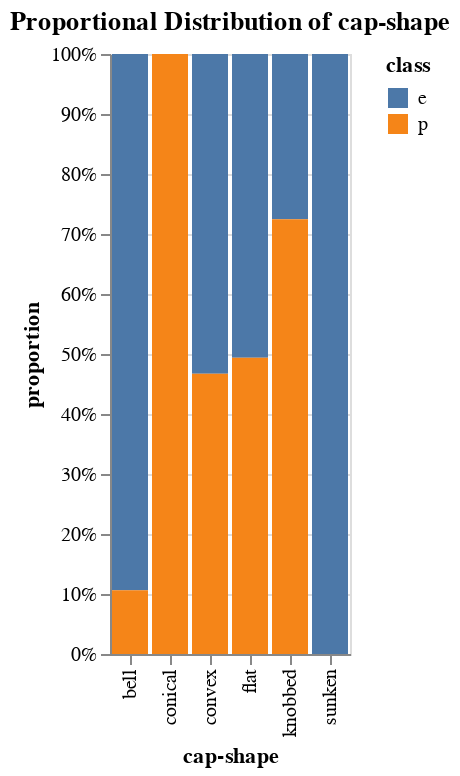
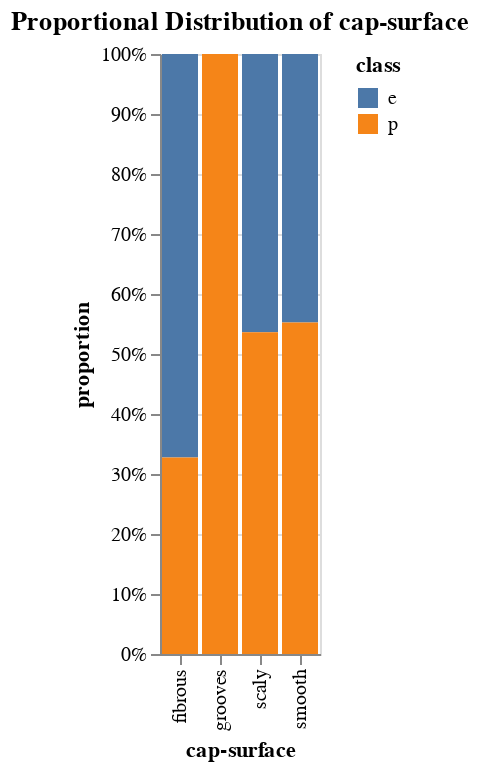
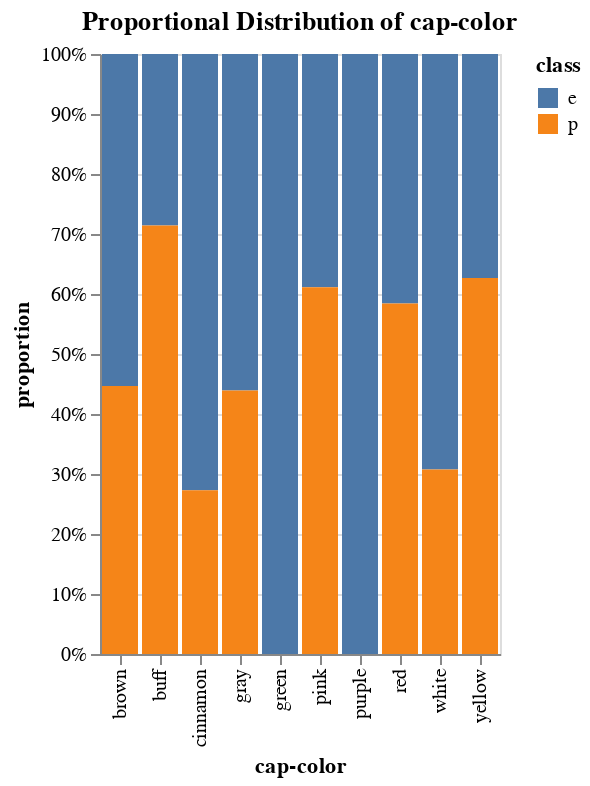
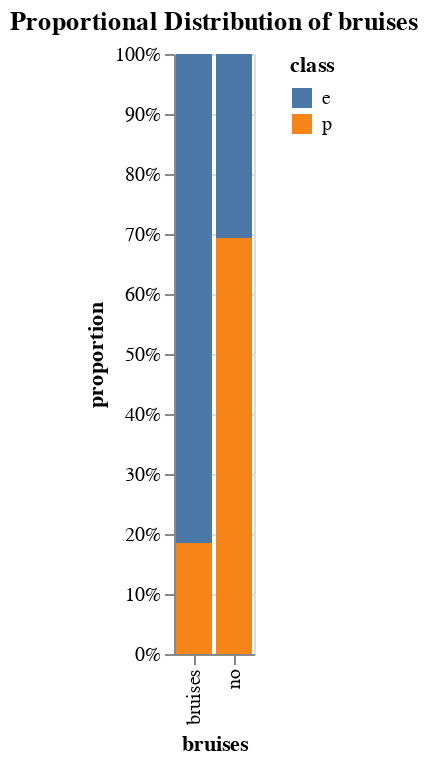

Write notebook code for charts like these, in order.
### Markdown cell above
- I need to do the proportion graph for the features above. Is it rally necessary?
    - ANSWER: Regarding your question about creating proportion graphs for the features, it can be beneficial in some cases, especially if you want to visualize the distribution of categorical variables more clearly

### Code cell
# Loop over each non-target feature column in the DataFrame.
for c in [col for col in df.columns if col != 'class']:
    # Aggregate count per feature per class
    df_aggregated = df.groupby([c, 'class']).size().reset_index(name='counts')
    
    # Calculate the total counts per feature to normalize and create a new column for the proportional counts
    df_aggregated['total'] = df_aggregated.groupby(c)['counts'].transform('sum')
    df_aggregated['proportion'] = df_aggregated['counts'] / df_aggregated['total']
    
    # Create the chart with proportions
    chart = alt.Chart(df_aggregated).mark_bar().encode(
        x=alt.X(f'{c}:N', title=c),
        y=alt.Y('proportion:Q', axis=alt.Axis(format='%')),  # Display the proportion on Y-axis as percentage
        color='class:N'
    ).properties(
        title=f'Proportional Distribution of {c}'
    )

    # Display the chart
    chart.display()

### Figure 1 — Vega specification as saved in the notebook (floating-point values rounded to 4 significant figures)
{"$schema": "https://vega.github.io/schema/vega/v5.json", "data": [{"name": "source_0", "values": [{"cap-shape": "bell", "class": "e", "proportion": 0.8938, "proportion_end": 1.0, "proportion_start": 0.1062}, {"cap-shape": "bell", "class": "p", "proportion": 0.1062, "proportion_end": 0.1062, "proportion_start": 0.0}, {"cap-shape": "conical", "class": "p", "proportion": 1.0, "proportion_end": 1.0, "proportion_start": 0.0}, {"cap-shape": "convex", "class": "e", "proportion": 0.5328, "proportion_end": 1.0, "proportion_start": 0.4672}, {"cap-shape": "convex", "class": "p", "proportion": 0.4672, "proportion_end": 0.4672, "proportion_start": 0.0}, {"cap-shape": "flat", "class": "e", "proportion": 0.5063, "proportion_end": 1.0, "proportion_start": 0.4937}, {"cap-shape": "flat", "class": "p", "proportion": 0.4937, "proportion_end": 0.4937, "proportion_start": 0.0}, {"cap-shape": "knobbed", "class": "e", "proportion": 0.2754, "proportion_end": 1.0, "proportion_start": 0.7246}, {"cap-shape": "knobbed", "class": "p", "proportion": 0.7246, "proportion_end": 0.7246, "proportion_start": 0.0}, {"cap-shape": "sunken", "class": "e", "proportion": 1.0, "proportion_end": 1.0, "proportion_start": 0.0}]}, {"name": "source_0_x_domain_cap-shape", "values": [{"cap-shape": "bell"}, {"cap-shape": "conical"}, {"cap-shape": "convex"}, {"cap-shape": "flat"}, {"cap-shape": "knobbed"}, {"cap-shape": "sunken"}]}, {"name": "source_0_color_domain_class", "values": [{"class": "e"}, {"class": "p"}]}], "signals": [{"name": "x_step", "value": 20}, {"name": "width", "update": "bandspace(domain('x').length, 0.1, 0.05) * x_step"}], "marks": [{"type": "rect", "name": "marks", "from": {"data": "source_0"}, "encode": {"update": {"ariaRoleDescription": {"value": "bar"}, "x": {"field": "cap-shape", "scale": "x"}, "y": {"field": "proportion_end", "scale": "y"}, "y2": {"field": "proportion_start", "scale": "y"}, "width": {"signal": "max(0.25, bandwidth('x'))"}, "fill": {"field": "class", "scale": "color"}, "description": {"signal": "\"cap-shape: \" + (isValid(datum[\"cap-shape\"]) ? datum[\"cap-shape\"] : \"\"+datum[\"cap-shape\"]) + \"; proportion: \" + (format(datum[\"proportion\"], \"%\")) + \"; class: \" + (isValid(datum[\"class\"]) ? datum[\"class\"] : \"\"+datum[\"class\"])"}}}, "style": ["bar"]}], "scales": [{"name": "x", "type": "band", "domain": {"data": "source_0_x_domain_cap-shape", "field": "cap-shape", "sort": true}, "range": {"step": {"signal": "x_step"}}, "paddingInner": 0.1, "paddingOuter": 0.05}, {"name": "y", "type": "linear", "domain": {"data": "source_0", "fields": ["proportion_start", "proportion_end"]}, "range": [{"signal": "height"}, 0], "nice": true, "zero": true}, {"name": "color", "type": "ordinal", "domain": {"data": "source_0_color_domain_class", "field": "class", "sort": true}, "range": "category"}], "axes": [{"scale": "y", "ticks": false, "orient": "left", "zindex": 0, "aria": false, "tickCount": {"signal": "ceil(height/40)"}, "gridScale": "x", "grid": true, "domain": false, "labels": false, "maxExtent": 0, "minExtent": 0}, {"scale": "x", "labelAlign": "right", "title": "cap-shape", "labelAngle": 270, "zindex": 0, "grid": false, "labelBaseline": "middle", "orient": "bottom"}, {"scale": "y", "zindex": 0, "format": "%", "orient": "left", "title": "proportion", "grid": false, "labelOverlap": true, "tickCount": {"signal": "ceil(height/40)"}}], "title": {"text": "Proportional Distribution of cap-shape", "frame": "group"}, "legends": [{"fill": "color", "symbolType": "square", "title": "class"}], "background": "white", "height": 300, "padding": 5, "style": "cell"}

### Figure 2 — Vega specification as saved in the notebook (floating-point values rounded to 4 significant figures)
{"$schema": "https://vega.github.io/schema/vega/v5.json", "data": [{"name": "source_0", "values": [{"cap-surface": "fibrous", "class": "e", "proportion": 0.6724, "proportion_end": 1.0, "proportion_start": 0.3276}, {"cap-surface": "fibrous", "class": "p", "proportion": 0.3276, "proportion_end": 0.3276, "proportion_start": 0.0}, {"cap-surface": "grooves", "class": "p", "proportion": 1.0, "proportion_end": 1.0, "proportion_start": 0.0}, {"cap-surface": "scaly", "class": "e", "proportion": 0.4636, "proportion_end": 1.0, "proportion_start": 0.5364}, {"cap-surface": "scaly", "class": "p", "proportion": 0.5364, "proportion_end": 0.5364, "proportion_start": 0.0}, {"cap-surface": "smooth", "class": "e", "proportion": 0.4476, "proportion_end": 1.0, "proportion_start": 0.5524}, {"cap-surface": "smooth", "class": "p", "proportion": 0.5524, "proportion_end": 0.5524, "proportion_start": 0.0}]}, {"name": "source_0_x_domain_cap-surface", "values": [{"cap-surface": "fibrous"}, {"cap-surface": "grooves"}, {"cap-surface": "scaly"}, {"cap-surface": "smooth"}]}, {"name": "source_0_color_domain_class", "values": [{"class": "e"}, {"class": "p"}]}], "signals": [{"name": "x_step", "value": 20}, {"name": "width", "update": "bandspace(domain('x').length, 0.1, 0.05) * x_step"}], "marks": [{"type": "rect", "name": "marks", "from": {"data": "source_0"}, "encode": {"update": {"ariaRoleDescription": {"value": "bar"}, "width": {"signal": "max(0.25, bandwidth('x'))"}, "x": {"field": "cap-surface", "scale": "x"}, "y": {"field": "proportion_end", "scale": "y"}, "y2": {"field": "proportion_start", "scale": "y"}, "fill": {"field": "class", "scale": "color"}, "description": {"signal": "\"cap-surface: \" + (isValid(datum[\"cap-surface\"]) ? datum[\"cap-surface\"] : \"\"+datum[\"cap-surface\"]) + \"; proportion: \" + (format(datum[\"proportion\"], \"%\")) + \"; class: \" + (isValid(datum[\"class\"]) ? datum[\"class\"] : \"\"+datum[\"class\"])"}}}, "style": ["bar"]}], "scales": [{"name": "x", "type": "band", "domain": {"data": "source_0_x_domain_cap-surface", "field": "cap-surface", "sort": true}, "range": {"step": {"signal": "x_step"}}, "paddingOuter": 0.05, "paddingInner": 0.1}, {"name": "y", "type": "linear", "domain": {"data": "source_0", "fields": ["proportion_start", "proportion_end"]}, "range": [{"signal": "height"}, 0], "nice": true, "zero": true}, {"name": "color", "type": "ordinal", "domain": {"data": "source_0_color_domain_class", "field": "class", "sort": true}, "range": "category"}], "axes": [{"scale": "y", "domain": false, "maxExtent": 0, "gridScale": "x", "labels": false, "zindex": 0, "orient": "left", "minExtent": 0, "grid": true, "tickCount": {"signal": "ceil(height/40)"}, "aria": false, "ticks": false}, {"scale": "x", "labelBaseline": "middle", "orient": "bottom", "labelAlign": "right", "title": "cap-surface", "grid": false, "labelAngle": 270, "zindex": 0}, {"scale": "y", "format": "%", "grid": false, "tickCount": {"signal": "ceil(height/40)"}, "title": "proportion", "orient": "left", "labelOverlap": true, "zindex": 0}], "title": {"text": "Proportional Distribution of cap-surface", "frame": "group"}, "background": "white", "style": "cell", "legends": [{"fill": "color", "symbolType": "square", "title": "class"}], "height": 300, "padding": 5}

### Figure 3 — Vega specification as saved in the notebook (floating-point values rounded to 4 significant figures)
{"$schema": "https://vega.github.io/schema/vega/v5.json", "data": [{"name": "source_0", "values": [{"cap-color": "brown", "class": "e", "proportion": 0.5534, "proportion_end": 1.0, "proportion_start": 0.4466}, {"cap-color": "brown", "class": "p", "proportion": 0.4466, "proportion_end": 0.4466, "proportion_start": 0.0}, {"cap-color": "buff", "class": "e", "proportion": 0.2857, "proportion_end": 1.0, "proportion_start": 0.7143}, {"cap-color": "buff", "class": "p", "proportion": 0.7143, "proportion_end": 0.7143, "proportion_start": 0.0}, {"cap-color": "cinnamon", "class": "e", "proportion": 0.7273, "proportion_end": 1.0, "proportion_start": 0.2727}, {"cap-color": "cinnamon", "class": "p", "proportion": 0.2727, "proportion_end": 0.2727, "proportion_start": 0.0}, {"cap-color": "gray", "class": "e", "proportion": 0.5609, "proportion_end": 1.0, "proportion_start": 0.4391}, {"cap-color": "gray", "class": "p", "proportion": 0.4391, "proportion_end": 0.4391, "proportion_start": 0.0}, {"cap-color": "green", "class": "e", "proportion": 1.0, "proportion_end": 1.0, "proportion_start": 0.0}, {"cap-color": "pink", "class": "e", "proportion": 0.3889, "proportion_end": 1.0, "proportion_start": 0.6111}, {"cap-color": "pink", "class": "p", "proportion": 0.6111, "proportion_end": 0.6111, "proportion_start": 0.0}, {"cap-color": "purple", "class": "e", "proportion": 1.0, "proportion_end": 1.0, "proportion_start": 0.0}, {"cap-color": "red", "class": "e", "proportion": 0.416, "proportion_end": 1.0, "proportion_start": 0.584}, {"cap-color": "red", "class": "p", "proportion": 0.584, "proportion_end": 0.584, "proportion_start": 0.0}, {"cap-color": "white", "class": "e", "proportion": 0.6923, "proportion_end": 1.0, "proportion_start": 0.3077}, {"cap-color": "white", "class": "p", "proportion": 0.3077, "proportion_end": 0.3077, "proportion_start": 0.0}, {"cap-color": "yellow", "class": "e", "proportion": 0.3731, "proportion_end": 1.0, "proportion_start": 0.6269}, {"cap-color": "yellow", "class": "p", "proportion": 0.6269, "proportion_end": 0.6269, "proportion_start": 0.0}]}, {"name": "source_0_x_domain_cap-color", "values": [{"cap-color": "brown"}, {"cap-color": "buff"}, {"cap-color": "cinnamon"}, {"cap-color": "gray"}, {"cap-color": "green"}, {"cap-color": "pink"}, {"cap-color": "purple"}, {"cap-color": "red"}, {"cap-color": "white"}, {"cap-color": "yellow"}]}, {"name": "source_0_color_domain_class", "values": [{"class": "e"}, {"class": "p"}]}], "signals": [{"name": "x_step", "value": 20}, {"name": "width", "update": "bandspace(domain('x').length, 0.1, 0.05) * x_step"}], "marks": [{"type": "rect", "name": "marks", "from": {"data": "source_0"}, "encode": {"update": {"y2": {"field": "proportion_start", "scale": "y"}, "ariaRoleDescription": {"value": "bar"}, "fill": {"field": "class", "scale": "color"}, "description": {"signal": "\"cap-color: \" + (isValid(datum[\"cap-color\"]) ? datum[\"cap-color\"] : \"\"+datum[\"cap-color\"]) + \"; proportion: \" + (format(datum[\"proportion\"], \"%\")) + \"; class: \" + (isValid(datum[\"class\"]) ? datum[\"class\"] : \"\"+datum[\"class\"])"}, "y": {"field": "proportion_end", "scale": "y"}, "width": {"signal": "max(0.25, bandwidth('x'))"}, "x": {"field": "cap-color", "scale": "x"}}}, "style": ["bar"]}], "scales": [{"name": "x", "type": "band", "domain": {"data": "source_0_x_domain_cap-color", "field": "cap-color", "sort": true}, "range": {"step": {"signal": "x_step"}}, "paddingOuter": 0.05, "paddingInner": 0.1}, {"name": "y", "type": "linear", "domain": {"data": "source_0", "fields": ["proportion_start", "proportion_end"]}, "range": [{"signal": "height"}, 0], "nice": true, "zero": true}, {"name": "color", "type": "ordinal", "domain": {"data": "source_0_color_domain_class", "field": "class", "sort": true}, "range": "category"}], "axes": [{"scale": "y", "orient": "left", "tickCount": {"signal": "ceil(height/40)"}, "gridScale": "x", "maxExtent": 0, "labels": false, "minExtent": 0, "aria": false, "domain": false, "ticks": false, "grid": true, "zindex": 0}, {"scale": "x", "labelBaseline": "middle", "zindex": 0, "grid": false, "labelAlign": "right", "labelAngle": 270, "title": "cap-color", "orient": "bottom"}, {"scale": "y", "format": "%", "title": "proportion", "orient": "left", "tickCount": {"signal": "ceil(height/40)"}, "zindex": 0, "grid": false, "labelOverlap": true}], "title": {"text": "Proportional Distribution of cap-color", "frame": "group"}, "style": "cell", "padding": 5, "background": "white", "legends": [{"fill": "color", "symbolType": "square", "title": "class"}], "height": 300}

### Figure 4 — Vega specification as saved in the notebook (floating-point values rounded to 4 significant figures)
{"$schema": "https://vega.github.io/schema/vega/v5.json", "data": [{"name": "source_0", "values": [{"bruises": "bruises", "class": "e", "proportion": 0.8152, "proportion_end": 1.0, "proportion_start": 0.1848}, {"bruises": "bruises", "class": "p", "proportion": 0.1848, "proportion_end": 0.1848, "proportion_start": 0.0}, {"bruises": "no", "class": "e", "proportion": 0.3067, "proportion_end": 1.0, "proportion_start": 0.6933}, {"bruises": "no", "class": "p", "proportion": 0.6933, "proportion_end": 0.6933, "proportion_start": 0.0}]}, {"name": "source_0_x_domain_bruises", "values": [{"bruises": "bruises"}, {"bruises": "no"}]}, {"name": "source_0_color_domain_class", "values": [{"class": "e"}, {"class": "p"}]}], "signals": [{"name": "x_step", "value": 20}, {"name": "width", "update": "bandspace(domain('x').length, 0.1, 0.05) * x_step"}], "marks": [{"type": "rect", "name": "marks", "from": {"data": "source_0"}, "encode": {"update": {"fill": {"field": "class", "scale": "color"}, "width": {"signal": "max(0.25, bandwidth('x'))"}, "y2": {"field": "proportion_start", "scale": "y"}, "ariaRoleDescription": {"value": "bar"}, "x": {"field": "bruises", "scale": "x"}, "y": {"field": "proportion_end", "scale": "y"}, "description": {"signal": "\"bruises: \" + (isValid(datum[\"bruises\"]) ? datum[\"bruises\"] : \"\"+datum[\"bruises\"]) + \"; proportion: \" + (format(datum[\"proportion\"], \"%\")) + \"; class: \" + (isValid(datum[\"class\"]) ? datum[\"class\"] : \"\"+datum[\"class\"])"}}}, "style": ["bar"]}], "scales": [{"name": "x", "type": "band", "domain": {"data": "source_0_x_domain_bruises", "field": "bruises", "sort": true}, "range": {"step": {"signal": "x_step"}}, "paddingOuter": 0.05, "paddingInner": 0.1}, {"name": "y", "type": "linear", "domain": {"data": "source_0", "fields": ["proportion_start", "proportion_end"]}, "range": [{"signal": "height"}, 0], "zero": true, "nice": true}, {"name": "color", "type": "ordinal", "domain": {"data": "source_0_color_domain_class", "field": "class", "sort": true}, "range": "category"}], "axes": [{"scale": "y", "labels": false, "gridScale": "x", "orient": "left", "aria": false, "zindex": 0, "maxExtent": 0, "domain": false, "tickCount": {"signal": "ceil(height/40)"}, "grid": true, "minExtent": 0, "ticks": false}, {"scale": "x", "labelAngle": 270, "labelAlign": "right", "labelBaseline": "middle", "orient": "bottom", "grid": false, "title": "bruises", "zindex": 0}, {"scale": "y", "tickCount": {"signal": "ceil(height/40)"}, "zindex": 0, "format": "%", "grid": false, "title": "proportion", "orient": "left", "labelOverlap": true}], "title": {"text": "Proportional Distribution of bruises", "frame": "group"}, "padding": 5, "height": 300, "style": "cell", "background": "white", "legends": [{"fill": "color", "symbolType": "square", "title": "class"}]}
